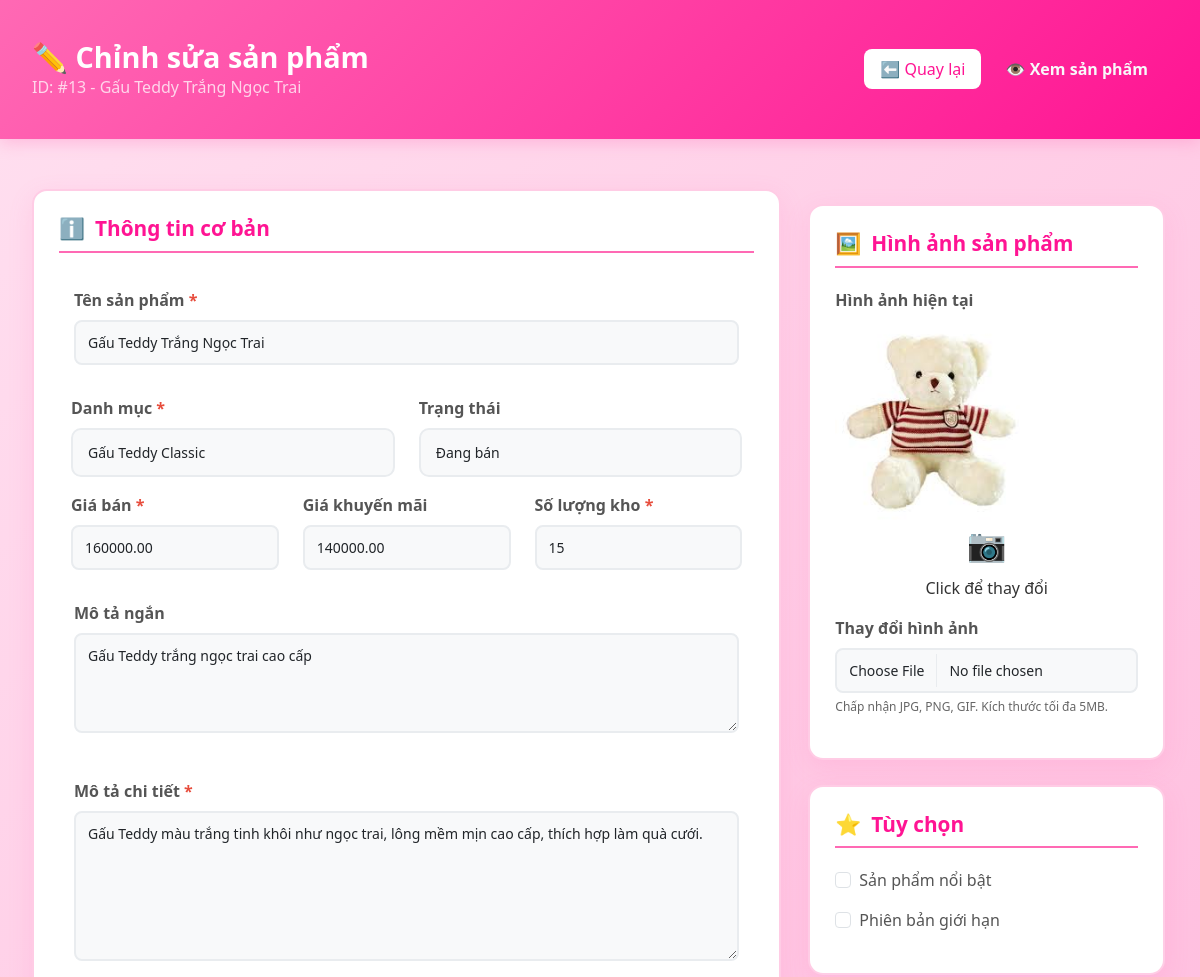
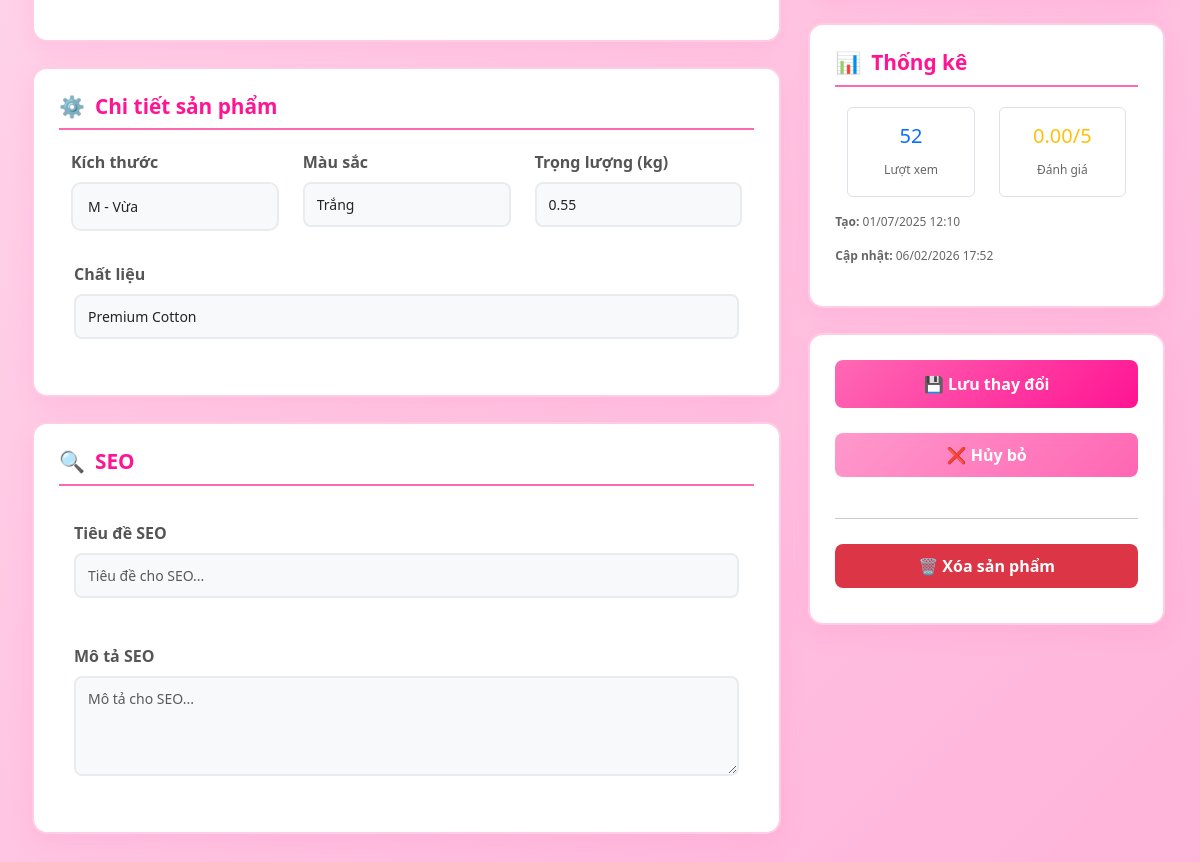
Page /admin/edit-product.php?id=13 (signed in) on the committed database (2 pictures, top to bottom).
### tables this page shows
CREATE TABLE `products` (
  `id` int(11) NOT NULL AUTO_INCREMENT,
  `name` varchar(200) NOT NULL,
  `slug` varchar(200) NOT NULL,
  `description` text DEFAULT NULL,
  `short_description` text DEFAULT NULL,
  `price` decimal(10,2) NOT NULL,
  `sale_price` decimal(10,2) DEFAULT NULL,
  `stock_quantity` int(11) DEFAULT 0,
  `category_id` int(11) DEFAULT NULL,
  `main_image` varchar(255) NOT NULL,
  `gallery` text DEFAULT NULL,
  `size` varchar(50) DEFAULT NULL,
  `color` varchar(50) DEFAULT NULL,
  `material` varchar(100) DEFAULT NULL,
  `weight` decimal(5,2) DEFAULT NULL,
  `is_featured` tinyint(1) DEFAULT 0,
  `is_limited` tinyint(1) DEFAULT 0,
  `views` int(11) DEFAULT 0,
  `rating` decimal(3,2) DEFAULT 0.00,
  `review_count` int(11) DEFAULT 0,
  `meta_title` varchar(200) DEFAULT NULL,
  `meta_description` text DEFAULT NULL,
  `status` enum('active','inactive','out_of_stock') DEFAULT 'active',
  `created_at` timestamp NOT NULL DEFAULT current_timestamp(),
  `updated_at` timestamp NOT NULL DEFAULT current_timestamp() ON UPDATE current_timestamp(),
  PRIMARY KEY (`id`),
  UNIQUE KEY `slug` (`slug`),
  KEY `idx_products_category` (`category_id`),
  KEY `idx_products_featured` (`is_featured`),
  KEY `idx_products_status` (`status`),
  CONSTRAINT `products_ibfk_1` FOREIGN KEY (`category_id`) REFERENCES `categories` (`id`) ON DELETE SET NULL
);

CREATE TABLE `categories` (
  `id` int(11) NOT NULL AUTO_INCREMENT,
  `name` varchar(100) NOT NULL,
  `slug` varchar(100) NOT NULL,
  `description` text DEFAULT NULL,
  `image` varchar(255) DEFAULT NULL,
  `status` enum('active','inactive') DEFAULT 'active',
  `created_at` timestamp NOT NULL DEFAULT current_timestamp(),
  PRIMARY KEY (`id`),
  UNIQUE KEY `slug` (`slug`)
);

### admin/edit-product.php (the view, shortened to what the rows shown need)
<?php
require_once '../config/config.php';
$product_id = intval($_GET['id'] ?? 0);
try {
    $product = $db->fetch("SELECT * FROM products WHERE id = ?", [$product_id]);
} catch (Exception $e) {
    setFlashMessage('error', 'Lỗi tải dữ liệu: ' . $e->getMessage());
    header('Location: manage-products.php');
    exit();
}
try {
    $categories = $db->fetchAll("SELECT * FROM categories WHERE status = 'active' ORDER BY name");
} catch (Exception $e) {
    $categories = [];
}
?>
<!DOCTYPE html>
<html lang="vi">
<head>
    <link href="https://cdn.jsdelivr.net/npm/bootstrap@5.3.0/dist/css/bootstrap.min.css" rel="stylesheet">
    <link rel="stylesheet" href="https://cdnjs.cloudflare.com/ajax/libs/font-awesome/6.0.0/css/all.min.css">
    <link rel="stylesheet" href="../css/admin-management.css">
</head>
<body>
    <div class="admin-header">
        <div class="container">
            <div class="row align-items-center">
                <div class="col-md-6">
                    <h1 class="mb-0">
                        <span>✏️</span> Chỉnh sửa sản phẩm
                    </h1>
                    <p class="mb-0 opacity-75">ID: #<?php echo $product['id']; ?> - <?php echo htmlspecialchars($product['name']); ?></p>
                </div>
            </div>
        </div>
    </div>
    <div class="container">
        <form method="post" enctype="multipart/form-data">
            <div class="row">
                <div class="col-lg-8">
                    <div class="form-section">
                        <div class="row">
                            <div class="col-md-12 mb-3">
                                <label class="form-label">Tên sản phẩm <span class="required">*</span></label>
                                <input type="text" name="name" class="form-control" required
                                       value="<?php echo htmlspecialchars($product['name']); ?>"
                                       placeholder="Nhập tên sản phẩm...">
                            </div>
                            <div class="col-md-6 mb-3">
                                <label class="form-label">Danh mục <span class="required">*</span></label>
                                <select name="category_id" class="form-select" required>
                                    <?php foreach ($categories as $category): ?>
                                        <option value="<?php echo $category['id']; ?>"
                                                <?php echo ($product['category_id'] == $category['id']) ? 'selected' : ''; ?>>
                                            <?php echo htmlspecialchars($category['name']); ?>
                                        </option>
                                    <?php endforeach; ?>
                                </select>
                            </div>
                            <div class="col-md-6 mb-3">
                                <label class="form-label">Trạng thái</label>
                                <select name="status" class="form-select">
                                    <option value="active" <?php echo ($product['status'] == 'active') ? 'selected' : ''; ?>>
                                        Đang bán
                                    </option>
                                </select>
                            </div>
                            <div class="col-md-4 mb-3">
                                <label class="form-label">Giá bán <span class="required">*</span></label>
                                <input type="number" name="price" class="form-control" required min="0" step="1000"
                                       value="<?php echo $product['price']; ?>"
                                       placeholder="0">
                            </div>
                            <div class="col-md-4 mb-3">
                                <label class="form-label">Giá khuyến mãi</label>
                                <input type="number" name="sale_price" class="form-control" min="0" step="1000"
                                       value="<?php echo $product['sale_price'] ?? ''; ?>"
                                       placeholder="0">
                            </div>
                            <div class="col-md-4 mb-3">
                                <label class="form-label">Số lượng kho <span class="required">*</span></label>
                                <input type="number" name="stock_quantity" class="form-control" required min="0"
                                       value="<?php echo $product['stock_quantity']; ?>"
                                       placeholder="0">
                            </div>
                            <div class="col-md-12 mb-3">
                                <label class="form-label">Mô tả ngắn</label>
                                <textarea name="short_description" class="form-control" rows="3"
                                          placeholder="Mô tả ngắn về sản phẩm..."><?php echo htmlspecialchars($product['short_description']); ?></textarea>
                            </div>
                            <div class="col-md-12 mb-3">
                                <label class="form-label">Mô tả chi tiết <span class="required">*</span></label>
                                <textarea name="description" class="form-control" rows="6" required
                                          placeholder="Mô tả chi tiết về sản phẩm..."><?php echo htmlspecialchars($product['description']); ?></textarea>
                            </div>
                        </div>
                    </div>
                    <div class="form-section">
                        <div class="row">
                            <div class="col-md-4 mb-3">
                                <label class="form-label">Kích thước</label>
                                <select name="size" class="form-select">
                                    <option value="M" <?php echo ($product['size'] == 'M') ? 'selected' : ''; ?>>M - Vừa</option>
                                </select>
                            </div>
                            <div class="col-md-4 mb-3">
                                <label class="form-label">Màu sắc</label>
                                <input type="text" name="color" class="form-control"
                                       value="<?php echo htmlspecialchars($product['color']); ?>"
                                       placeholder="Ví dụ: Nâu, Hồng, Trắng...">
                            </div>
                            <div class="col-md-4 mb-3">
                                <label class="form-label">Trọng lượng (kg)</label>
                                <input type="number" name="weight" class="form-control" min="0" step="0.1"
                                       value="<?php echo $product['weight'] ?? ''; ?>"
                                       placeholder="0.0">
                            </div>
                            <div class="col-md-12 mb-3">
                                <label class="form-label">Chất liệu</label>
                                <input type="text" name="material" class="form-control"
                                       value="<?php echo htmlspecialchars($product['material']); ?>"
                                       placeholder="Ví dụ: Cotton, Polyester...">
                            </div>
                        </div>
                    </div>
                </div>
                <div class="col-lg-4">
                    <div class="form-section">
                        <div class="mb-3">
                            <div class="current-image">
                                <img src="<?php echo IMG_PATH . htmlspecialchars($product['main_image']); ?>"
                                     alt="Current Image"
                                     class="img-fluid rounded"
                                     style="width: 100%; max-width: 200px; height: auto;"
                                     onerror="this.src='<?php echo IMG_PATH; ?>placeholder.jpg'">
                                <div class="change-image-overlay">
                                    <div class="text-center">
                                    </div>
                                </div>
                            </div>
                        </div>
                    </div>
                    <div class="form-section">
                        <div class="mb-3">
                            <div class="form-check">
                                <input type="checkbox" name="is_featured" class="form-check-input" id="is_featured"
                                       <?php echo $product['is_featured'] ? 'checked' : ''; ?>>
                                <label class="form-check-label" for="is_featured">
                                    Sản phẩm nổi bật
                                </label>
                            </div>
                        </div>
                        <div class="mb-3">
                            <div class="form-check">
                                <input type="checkbox" name="is_limited" class="form-check-input" id="is_limited"
                                       <?php echo $product['is_limited'] ? 'checked' : ''; ?>>
                                <label class="form-check-label" for="is_limited">
                                    Phiên bản giới hạn
                                </label>
                            </div>
                        </div>
                    </div>
                    <div class="form-section">
                        <div class="row text-center">
                            <div class="col-6 mb-3">
                                <div class="border rounded p-3">
                                    <h5 class="text-primary"><?php echo number_format($product['views']); ?></h5>
                                    <small class="text-muted">Lượt xem</small>
                                </div>
                            </div>
                            <div class="col-6 mb-3">
                                <div class="border rounded p-3">
                                    <h5 class="text-warning"><?php echo $product['rating'] ?? 0; ?>/5</h5>
                                    <small class="text-muted">Đánh giá</small>
                                </div>
                            </div>
                        </div>
                        <div class="small text-muted">
                            <p><strong>Tạo:</strong> <?php echo date('d/m/Y H:i', strtotime($product['created_at'])); ?></p>
                            <p><strong>Cập nhật:</strong> <?php echo date('d/m/Y H:i', strtotime($product['updated_at'])); ?></p>
                        </div>
                    </div>
                </div>
            </div>
        </form>
    </div>
</body>
</html>

### rows in the picture
products: id "13", name "Gấu Teddy Trắng Ngọc Trai", category_id "Gấu Teddy Classic", status "Đang bán", price "160000.00", sale_price "140000.00", stock_quantity "15", short_description "Gấu Teddy trắng ngọc trai cao cấp", description "Gấu Teddy màu trắng tinh khôi như ngọc trai, lông mềm mịn cao cấp, thích hợp làm quà cưới.", size "M - Vừa", color "Trắng", weight "0.55", material "Premium Cotton", main_image (picture), views "52", rating "0.00", created_at "01/07/2025 12:10", updated_at "06/02/2026 17:52"
